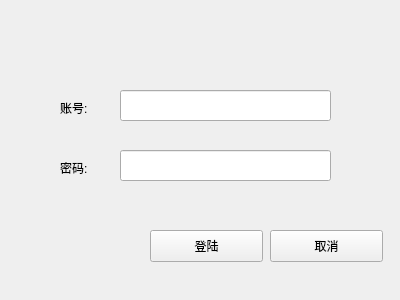
<?xml version="1.0" encoding="UTF-8"?>
<ui version="4.0">
 <class>LoginDialog</class>
 <widget class="QWidget" name="LoginDialog">
  <property name="geometry">
   <rect>
    <x>0</x>
    <y>0</y>
    <width>400</width>
    <height>300</height>
   </rect>
  </property>
  <property name="windowTitle">
   <string>LoginDialog</string>
  </property>
  <widget class="QPushButton" name="pushButton">
   <property name="geometry">
    <rect>
     <x>150</x>
     <y>230</y>
     <width>113</width>
     <height>32</height>
    </rect>
   </property>
   <property name="text">
    <string>登陆</string>
   </property>
  </widget>
  <widget class="QPushButton" name="pushButton_2">
   <property name="geometry">
    <rect>
     <x>270</x>
     <y>230</y>
     <width>113</width>
     <height>32</height>
    </rect>
   </property>
   <property name="text">
    <string>取消</string>
   </property>
  </widget>
  <widget class="QLabel" name="label">
   <property name="geometry">
    <rect>
     <x>60</x>
     <y>100</y>
     <width>60</width>
     <height>16</height>
    </rect>
   </property>
   <property name="text">
    <string>账号:</string>
   </property>
  </widget>
  <widget class="QLabel" name="label_2">
   <property name="geometry">
    <rect>
     <x>60</x>
     <y>160</y>
     <width>60</width>
     <height>16</height>
    </rect>
   </property>
   <property name="text">
    <string>密码:</string>
   </property>
  </widget>
  <widget class="QLineEdit" name="lineEdit">
   <property name="geometry">
    <rect>
     <x>120</x>
     <y>90</y>
     <width>211</width>
     <height>31</height>
    </rect>
   </property>
  </widget>
  <widget class="QLineEdit" name="lineEdit_2">
   <property name="geometry">
    <rect>
     <x>120</x>
     <y>150</y>
     <width>211</width>
     <height>31</height>
    </rect>
   </property>
  </widget>
 </widget>
 <resources/>
 <connections/>
</ui>
